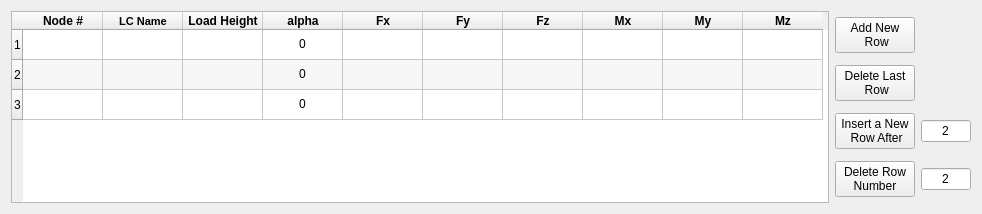
          <widget class="QWidget" name="Def_Point_Loads">
           <attribute name="title">
            <string>Define Point Loads</string>
           </attribute>
           <layout class="QHBoxLayout" name="horizontalLayout_7">
            <item>
             <widget class="QTableWidget" name="Point_load_table">
              <property name="minimumSize">
               <size>
                <width>818</width>
                <height>0</height>
               </size>
              </property>
              <property name="autoFillBackground">
               <bool>false</bool>
              </property>
              <property name="dragDropMode">
               <enum>QAbstractItemView::DragDrop</enum>
              </property>
              <property name="alternatingRowColors">
               <bool>true</bool>
              </property>
              <attribute name="horizontalHeaderCascadingSectionResizes">
               <bool>true</bool>
              </attribute>
              <attribute name="horizontalHeaderDefaultSectionSize">
               <number>80</number>
              </attribute>
              <attribute name="horizontalHeaderMinimumSectionSize">
               <number>80</number>
              </attribute>
              <row>
               <property name="text">
                <string>1</string>
               </property>
              </row>
              <row>
               <property name="text">
                <string>2</string>
               </property>
              </row>
              <row>
               <property name="text">
                <string>3</string>
               </property>
              </row>
              <column>
               <property name="text">
                <string>Node #</string>
               </property>
               <property name="font">
                <font>
                 <weight>75</weight>
                 <bold>true</bold>
                </font>
               </property>
              </column>
              <column>
               <property name="text">
                <string>LC Name</string>
               </property>
               <property name="font">
                <font>
                 <pointsize>8</pointsize>
                 <weight>75</weight>
                 <bold>true</bold>
                 <kerning>true</kerning>
                </font>
               </property>
              </column>
              <column>
               <property name="text">
                <string>Load Height</string>
               </property>
               <property name="font">
                <font>
                 <weight>75</weight>
                 <bold>true</bold>
                </font>
               </property>
              </column>
              <column>
               <property name="text">
                <string>alpha</string>
               </property>
               <property name="font">
                <font>
                 <weight>75</weight>
                 <bold>true</bold>
                </font>
               </property>
              </column>
              <column>
               <property name="text">
                <string>Fx</string>
               </property>
               <property name="font">
                <font>
                 <weight>75</weight>
                 <bold>true</bold>
                </font>
               </property>
              </column>
              <column>
               <property name="text">
                <string>Fy</string>
               </property>
               <property name="font">
                <font>
                 <weight>75</weight>
                 <bold>true</bold>
                </font>
               </property>
              </column>
              <column>
               <property name="text">
                <string>Fz</string>
               </property>
               <property name="font">
                <font>
                 <weight>75</weight>
                 <bold>true</bold>
                </font>
               </property>
              </column>
              <column>
               <property name="text">
                <string>Mx</string>
               </property>
               <property name="font">
                <font>
                 <weight>75</weight>
                 <bold>true</bold>
                </font>
               </property>
              </column>
              <column>
               <property name="text">
                <string>My</string>
               </property>
               <property name="font">
                <font>
                 <weight>75</weight>
                 <bold>true</bold>
                </font>
               </property>
              </column>
              <column>
               <property name="text">
                <string>Mz</string>
               </property>
               <property name="font">
                <font>
                 <weight>75</weight>
                 <bold>true</bold>
                </font>
               </property>
              </column>
              <item row="0" column="2">
               <property name="text">
                <string/>
               </property>
              </item>
              <item row="0" column="3">
               <property name="text">
                <string>0</string>
               </property>
               <property name="textAlignment">
                <set>AlignCenter</set>
               </property>
              </item>
              <item row="1" column="3">
               <property name="text">
                <string>0</string>
               </property>
               <property name="textAlignment">
                <set>AlignCenter</set>
               </property>
              </item>
              <item row="2" column="3">
               <property name="text">
                <string>0</string>
               </property>
               <property name="textAlignment">
                <set>AlignCenter</set>
               </property>
              </item>
             </widget>
            </item>
            <item>
             <layout class="QGridLayout" name="gridLayout_11">
              <item row="1" column="0">
               <widget class="QPushButton" name="Delete_last_row_point_load">
                <property name="minimumSize">
                 <size>
                  <width>0</width>
                  <height>0</height>
                 </size>
                </property>
                <property name="maximumSize">
                 <size>
                  <width>200</width>
                  <height>16777215</height>
                 </size>
                </property>
                <property name="text">
                 <string>Delete Last 
 Row</string>
                </property>
               </widget>
              </item>
              <item row="3" column="0">
               <widget class="QPushButton" name="Delete_new_row_button_point_load">
                <property name="maximumSize">
                 <size>
                  <width>150</width>
                  <height>16777215</height>
                 </size>
                </property>
                <property name="text">
                 <string>Delete Row 
Number</string>
                </property>
               </widget>
              </item>
              <item row="2" column="0">
               <widget class="QPushButton" name="Insert_new_row_button_point_load">
                <property name="enabled">
                 <bool>true</bool>
                </property>
                <property name="maximumSize">
                 <size>
                  <width>150</width>
                  <height>16777215</height>
                 </size>
                </property>
                <property name="text">
                 <string>Insert a New 
 Row After</string>
                </property>
               </widget>
              </item>
              <item row="0" column="0">
               <widget class="QPushButton" name="Add_new_row_point_load">
                <property name="maximumSize">
                 <size>
                  <width>200</width>
                  <height>16777215</height>
                 </size>
                </property>
                <property name="text">
                 <string>Add New
 Row</string>
                </property>
               </widget>
              </item>
              <item row="2" column="1">
               <widget class="QLineEdit" name="Inser_number_point_load">
                <property name="maximumSize">
                 <size>
                  <width>50</width>
                  <height>16777215</height>
                 </size>
                </property>
                <property name="layoutDirection">
                 <enum>Qt::LeftToRight</enum>
                </property>
                <property name="text">
                 <string>2</string>
                </property>
                <property name="alignment">
                 <set>Qt::AlignCenter</set>
                </property>
               </widget>
              </item>
              <item row="3" column="1">
               <widget class="QLineEdit" name="Delete_number_point_load">
                <property name="maximumSize">
                 <size>
                  <width>50</width>
                  <height>16777215</height>
                 </size>
                </property>
                <property name="text">
                 <string>2</string>
                </property>
                <property name="alignment">
                 <set>Qt::AlignCenter</set>
                </property>
               </widget>
              </item>
             </layout>
            </item>
           </layout>
          </widget>
